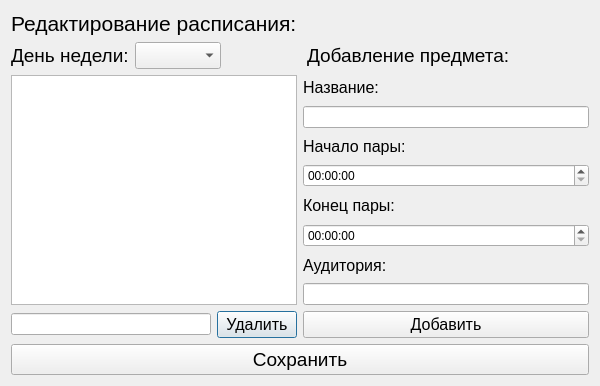
<?xml version="1.0" encoding="UTF-8"?>
<ui version="4.0">
 <class>EditScheduleWindow</class>
 <widget class="QDialog" name="EditScheduleWindow">
  <property name="geometry">
   <rect>
    <x>0</x>
    <y>0</y>
    <width>600</width>
    <height>386</height>
   </rect>
  </property>
  <property name="windowTitle">
   <string>Dialog</string>
  </property>
  <layout class="QVBoxLayout" name="verticalLayout_3">
   <item>
    <widget class="QLabel" name="label_2">
     <property name="font">
      <font>
       <pointsize>16</pointsize>
      </font>
     </property>
     <property name="text">
      <string>Редактирование расписания:</string>
     </property>
    </widget>
   </item>
   <item>
    <layout class="QHBoxLayout" name="horizontalLayout">
     <item>
      <widget class="QLabel" name="label">
       <property name="font">
        <font>
         <pointsize>14</pointsize>
        </font>
       </property>
       <property name="text">
        <string>День недели:</string>
       </property>
      </widget>
     </item>
     <item>
      <widget class="QComboBox" name="DayWeekComboBox">
       <property name="font">
        <font>
         <pointsize>12</pointsize>
        </font>
       </property>
      </widget>
     </item>
     <item>
      <spacer name="horizontalSpacer">
       <property name="orientation">
        <enum>Qt::Horizontal</enum>
       </property>
       <property name="sizeHint" stdset="0">
        <size>
         <width>40</width>
         <height>20</height>
        </size>
       </property>
      </spacer>
     </item>
     <item>
      <widget class="QLabel" name="label_3">
       <property name="font">
        <font>
         <pointsize>14</pointsize>
        </font>
       </property>
       <property name="text">
        <string>Добавление предмета:</string>
       </property>
      </widget>
     </item>
     <item>
      <spacer name="horizontalSpacer_2">
       <property name="orientation">
        <enum>Qt::Horizontal</enum>
       </property>
       <property name="sizeHint" stdset="0">
        <size>
         <width>40</width>
         <height>20</height>
        </size>
       </property>
      </spacer>
     </item>
    </layout>
   </item>
   <item>
    <layout class="QHBoxLayout" name="horizontalLayout_3">
     <item>
      <layout class="QVBoxLayout" name="verticalLayout_2">
       <item>
        <widget class="QTextBrowser" name="SubjectsTextBrowser">
         <property name="font">
          <font>
           <pointsize>12</pointsize>
          </font>
         </property>
        </widget>
       </item>
       <item>
        <layout class="QHBoxLayout" name="horizontalLayout_2">
         <item>
          <widget class="QLineEdit" name="NumberSubjectLineEdit"/>
         </item>
         <item>
          <widget class="QPushButton" name="DeleteSubjectPushButton">
           <property name="font">
            <font>
             <pointsize>12</pointsize>
            </font>
           </property>
           <property name="text">
            <string>Удалить</string>
           </property>
          </widget>
         </item>
        </layout>
       </item>
      </layout>
     </item>
     <item>
      <layout class="QVBoxLayout" name="verticalLayout">
       <item>
        <widget class="QLabel" name="label_4">
         <property name="font">
          <font>
           <pointsize>12</pointsize>
          </font>
         </property>
         <property name="text">
          <string>Название:</string>
         </property>
        </widget>
       </item>
       <item>
        <widget class="QLineEdit" name="NameSubjectLineEdit"/>
       </item>
       <item>
        <widget class="QLabel" name="label_5">
         <property name="font">
          <font>
           <pointsize>12</pointsize>
          </font>
         </property>
         <property name="text">
          <string>Начало пары:</string>
         </property>
        </widget>
       </item>
       <item>
        <widget class="QTimeEdit" name="StartTimeEdit"/>
       </item>
       <item>
        <widget class="QLabel" name="label_6">
         <property name="font">
          <font>
           <pointsize>12</pointsize>
          </font>
         </property>
         <property name="text">
          <string>Конец пары:</string>
         </property>
        </widget>
       </item>
       <item>
        <widget class="QTimeEdit" name="EndTimeEdit"/>
       </item>
       <item>
        <widget class="QLabel" name="label_7">
         <property name="font">
          <font>
           <pointsize>12</pointsize>
          </font>
         </property>
         <property name="text">
          <string>Аудитория:</string>
         </property>
        </widget>
       </item>
       <item>
        <widget class="QLineEdit" name="AudionceNumberLineEdit"/>
       </item>
       <item>
        <widget class="QPushButton" name="AddSubjectPushButton">
         <property name="font">
          <font>
           <pointsize>12</pointsize>
          </font>
         </property>
         <property name="text">
          <string>Добавить</string>
         </property>
        </widget>
       </item>
      </layout>
     </item>
    </layout>
   </item>
   <item>
    <widget class="QPushButton" name="SaveSchedulePushButton">
     <property name="font">
      <font>
       <pointsize>14</pointsize>
      </font>
     </property>
     <property name="text">
      <string>Сохранить</string>
     </property>
    </widget>
   </item>
  </layout>
 </widget>
 <resources/>
 <connections/>
</ui>
